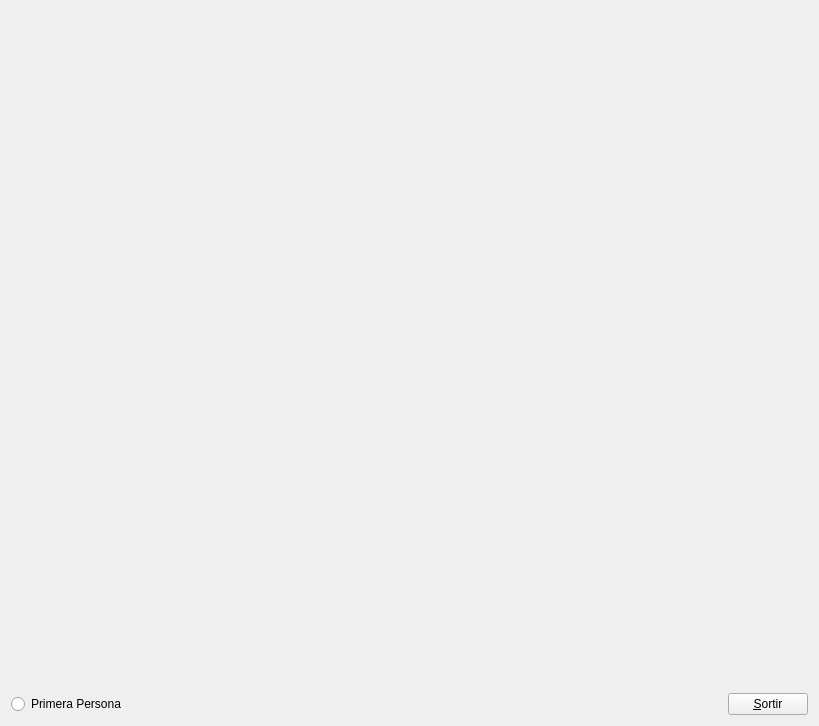
<?xml version="1.0" encoding="UTF-8"?>
<ui version="4.0">
 <class>MyForm</class>
 <widget class="QWidget" name="MyForm">
  <property name="geometry">
   <rect>
    <x>0</x>
    <y>0</y>
    <width>819</width>
    <height>726</height>
   </rect>
  </property>
  <property name="windowTitle">
   <string>IDI-Lab</string>
  </property>
  <layout class="QVBoxLayout" name="verticalLayout_2">
   <item>
    <widget class="MyGLWidget" name="widget" native="true">
     <property name="sizePolicy">
      <sizepolicy hsizetype="Expanding" vsizetype="Expanding">
       <horstretch>0</horstretch>
       <verstretch>0</verstretch>
      </sizepolicy>
     </property>
    </widget>
   </item>
   <item>
    <layout class="QHBoxLayout" name="horizontalLayout_4">
     <item>
      <widget class="QRadioButton" name="radioButton">
       <property name="text">
        <string>Primera Persona</string>
       </property>
      </widget>
     </item>
     <item>
      <spacer name="horizontalSpacer">
       <property name="orientation">
        <enum>Qt::Horizontal</enum>
       </property>
       <property name="sizeHint" stdset="0">
        <size>
         <width>40</width>
         <height>20</height>
        </size>
       </property>
      </spacer>
     </item>
     <item>
      <widget class="QPushButton" name="pushButton">
       <property name="sizePolicy">
        <sizepolicy hsizetype="Fixed" vsizetype="Fixed">
         <horstretch>0</horstretch>
         <verstretch>0</verstretch>
        </sizepolicy>
       </property>
       <property name="text">
        <string>&amp;Sortir</string>
       </property>
      </widget>
     </item>
    </layout>
   </item>
  </layout>
 </widget>
 <customwidgets>
  <customwidget>
   <class>MyGLWidget</class>
   <extends>QWidget</extends>
   <header>MyGLWidget.h</header>
   <container>1</container>
   <slots>
    <signal>signalFocusMovedKeyboard(int)</signal>
    <signal>signalEngineMode(bool)</signal>
    <slot>changeCamera()</slot>
    <slot>onFocusMoved(int)</slot>
    <slot>onEngineMode(bool)</slot>
    <slot>valueChanged(int)</slot>
    <slot>onValueChanged(int)</slot>
    <slot>onValueChangedCoordV(int)</slot>
    <slot>changeCamera(bool)</slot>
   </slots>
  </customwidget>
 </customwidgets>
 <resources/>
 <connections>
  <connection>
   <sender>pushButton</sender>
   <signal>clicked()</signal>
   <receiver>MyForm</receiver>
   <slot>close()</slot>
   <hints>
    <hint type="sourcelabel">
     <x>808</x>
     <y>715</y>
    </hint>
    <hint type="destinationlabel">
     <x>839</x>
     <y>529</y>
    </hint>
   </hints>
  </connection>
  <connection>
   <sender>radioButton</sender>
   <signal>toggled(bool)</signal>
   <receiver>widget</receiver>
   <slot>changeCamera(bool)</slot>
   <hints>
    <hint type="sourcelabel">
     <x>94</x>
     <y>703</y>
    </hint>
    <hint type="destinationlabel">
     <x>101</x>
     <y>587</y>
    </hint>
   </hints>
  </connection>
 </connections>
</ui>
